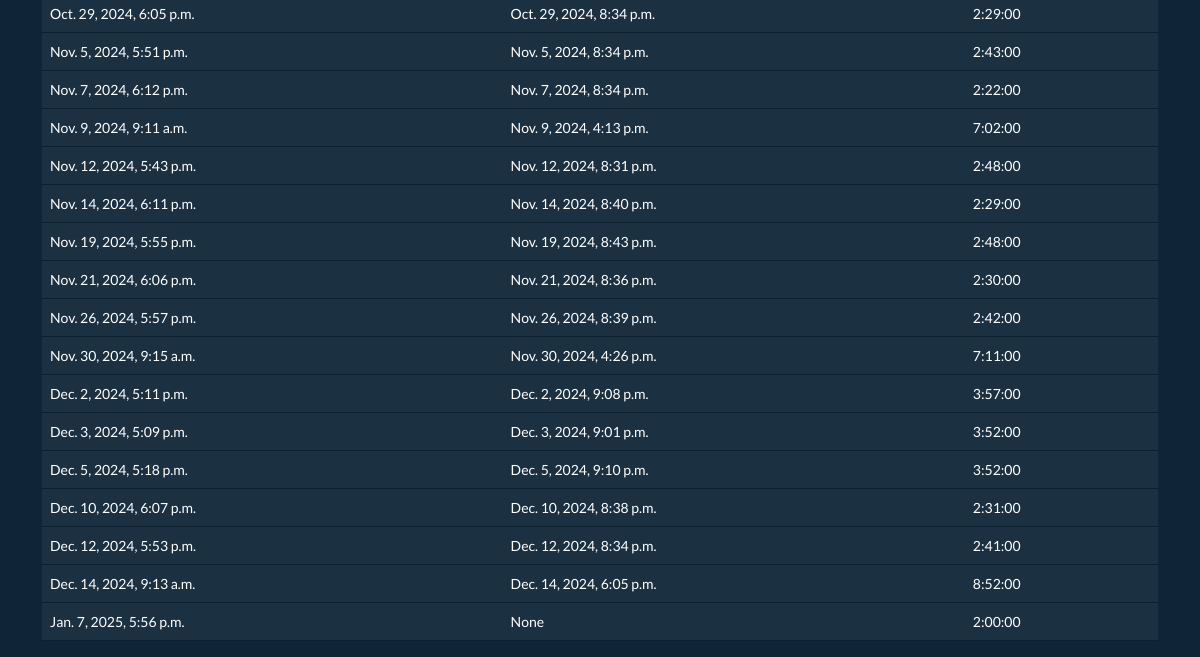
The app's page /attendance/gos/6058972/ (lower part), older data.
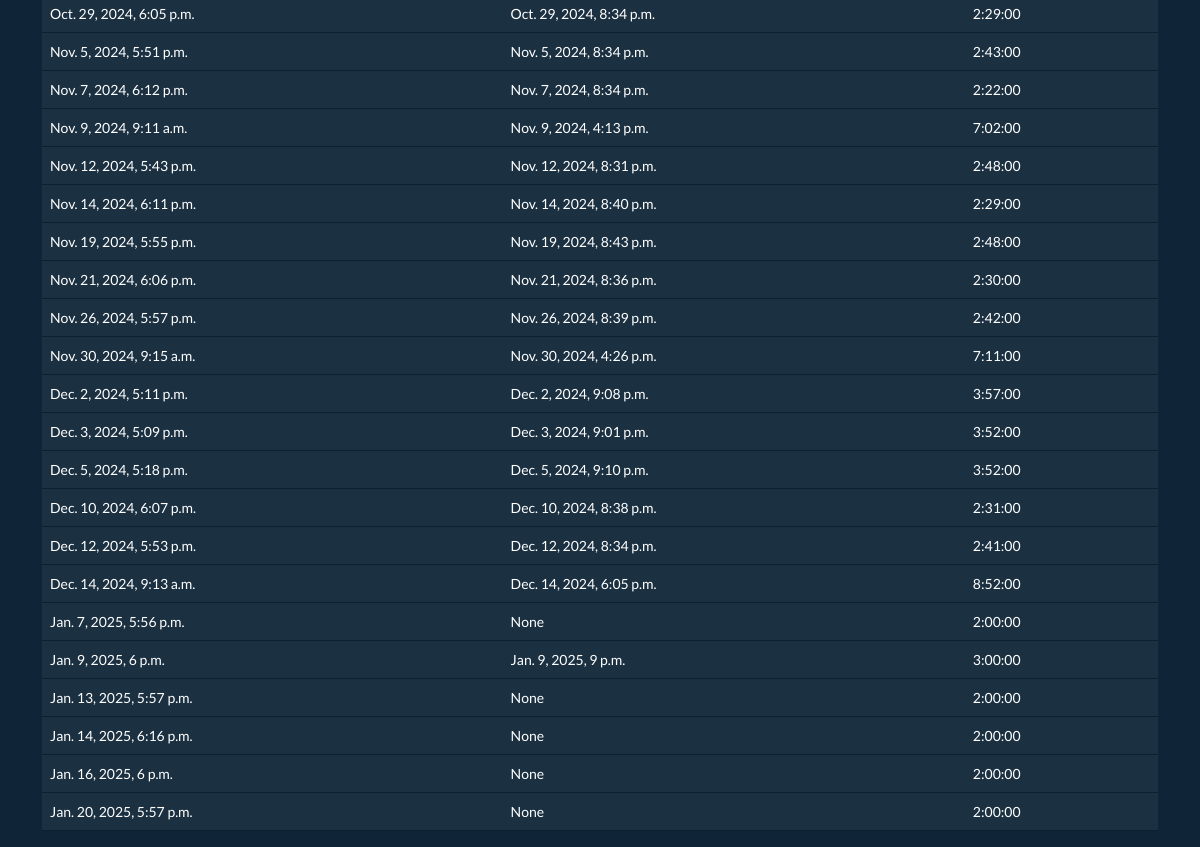
The same page, newer data.
### attendance/models/gos.py (models this page shows, shortened)
class GosAttendance(AttendanceMixin):
    student = models.ForeignKey(GosStudent, on_delete=models.CASCADE)
    purpose = models.CharField(max_length=100)

### attendance/views/gos.py (the view)
class GosStudentDetailView(generic.DetailView):
    model = GosStudent
    template_name = "attendance/gos/gosstudent_detail.html"
    slug_url_kwarg = "rfid"
    slug_field = "rfid"
    def get_context_data(self, **kwargs):
        context = super().get_context_data(**kwargs)
        context["attendance"] = []
        return context

### attendance/models/gos.py (called while the page is built)
    def full_name(self):
        return f"{self.first_name} {self.last_name}"

### attendance/models/mixins.py (called while the page is built)
    def get_duration(self):
        out = self.time_out or self.time_in + datetime.timedelta(hours=2)
        return out - self.time_in

### attendance/templates/attendance/gos/gosstudent_detail.html (shortened to what this page needs)
{% load static %}
<!DOCTYPE HTML>
<html lang="en">
<head>
    <link rel="stylesheet" href="{% static 'attendance/bootstrap.min.css' %}">
    <link rel="stylesheet" href="{% static 'attendance/navbar.css' %}">
</head>
<body>
<div class="container">
<table class="table">
    <tbody>
    {%  for att in object.gosattendance_set.all %}
        <tr>
            <td>{{ att.time_in }}</td>
            <td>{{ att.time_out }}</td>
            <td>{{ att.get_duration }}</td>
        </tr>
    {% endfor %}
    </tbody>
</table>
</div>
</body>
</html>

Row changes from the older to the newer data that the page shows:
added GosAttendance: time_in "Jan. 9, 2025, 6 p.m.", time_out "Jan. 9, 2025, 9 p.m.", get_duration "3:00:00"
added GosAttendance: time_in "Jan. 13, 2025, 5:57 p.m.", time_out "None", get_duration "2:00:00"
added GosAttendance: time_in "Jan. 14, 2025, 6:16 p.m.", time_out "None", get_duration "2:00:00"
added GosAttendance: time_in "Jan. 16, 2025, 6 p.m.", time_out "None", get_duration "2:00:00"
added GosAttendance: time_in "Jan. 20, 2025, 5:57 p.m.", time_out "None", get_duration "2:00:00"
